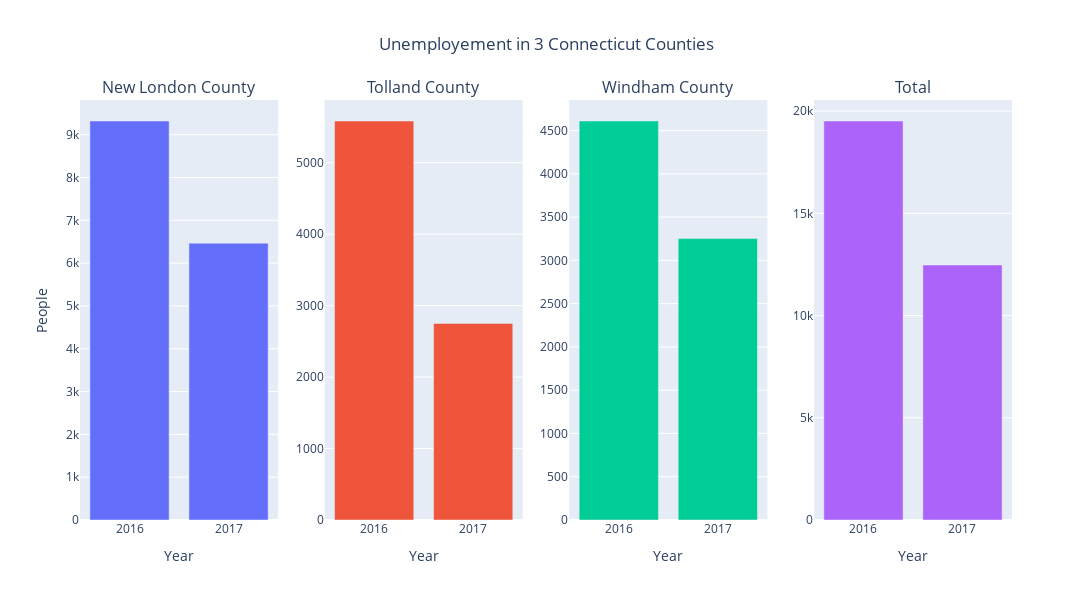

The cell this chart's notebook holds for it:
### Code cell
from plotly.subplots import make_subplots
import plotly.graph_objects as go
fig = make_subplots(rows=1, cols=4, subplot_titles = ['New London County', 'Tolland County', 'Windham County', 'Total'])
fig.add_trace(go.Bar(x=subset5["Years"],y=subset5["Unemployed"]), row=1, col=1)
fig.add_trace(go.Bar(x=subset6["Years"],y=subset6["Unemployed"]), row=1, col=2)
fig.add_trace(go.Bar(x=subset7["Years"],y=subset7["Unemployed"]), row=1, col=3)
fig.add_trace(go.Bar(x=df10["Years"],y=df10["Unemployed"]), row=1, col=4)
fig.update_layout(xaxis_title='Year', xaxis2_title='Year', xaxis3_title='Year',xaxis4_title='Year', yaxis_title='People')
fig.update_layout(xaxis={'nticks': 3}, xaxis2={'nticks': 3},xaxis3={'nticks': 3}, xaxis4={'nticks': 3})
fig.update_layout(height=600, width=1100, title_text="Unemployement in 3 Connecticut Counties", title_x=0.5, showlegend=False)
fig.show()

### Figure 1 — Plotly figure (JSON) as saved in the notebook; plotly's stock layout.template omitted (floating-point values rounded to 4 significant figures)
{"data": [{"type": "bar", "x": [2016, 2017], "xaxis": "x", "y": [9321, 6467], "yaxis": "y"}, {"type": "bar", "x": [2016, 2017], "xaxis": "x2", "y": [5584, 2751], "yaxis": "y2"}, {"type": "bar", "x": [2016, 2017], "xaxis": "x3", "y": [4611, 3252], "yaxis": "y3"}, {"type": "bar", "x": [2016, 2017], "xaxis": "x4", "y": [19516, 12470], "yaxis": "y4"}], "layout": {"annotations": [{"font": {"size": 16}, "showarrow": false, "text": "New London County", "x": 0.1062, "xanchor": "center", "xref": "paper", "y": 1, "yanchor": "bottom", "yref": "paper"}, {"font": {"size": 16}, "showarrow": false, "text": "Tolland County", "x": 0.3688, "xanchor": "center", "xref": "paper", "y": 1, "yanchor": "bottom", "yref": "paper"}, {"font": {"size": 16}, "showarrow": false, "text": "Windham County", "x": 0.6313, "xanchor": "center", "xref": "paper", "y": 1, "yanchor": "bottom", "yref": "paper"}, {"font": {"size": 16}, "showarrow": false, "text": "Total", "x": 0.8938, "xanchor": "center", "xref": "paper", "y": 1, "yanchor": "bottom", "yref": "paper"}], "height": 600, "showlegend": false, "title": {"text": "Unemployement in 3 Connecticut Counties", "x": 0.5}, "width": 1100, "xaxis": {"anchor": "y", "domain": [0, 0.2125], "nticks": 3, "title": {"text": "Year"}}, "xaxis2": {"anchor": "y2", "domain": [0.2625, 0.475], "nticks": 3, "title": {"text": "Year"}}, "xaxis3": {"anchor": "y3", "domain": [0.525, 0.7375], "nticks": 3, "title": {"text": "Year"}}, "xaxis4": {"anchor": "y4", "domain": [0.7875, 1], "nticks": 3, "title": {"text": "Year"}}, "yaxis": {"anchor": "x", "domain": [0, 1], "title": {"text": "People"}}, "yaxis2": {"anchor": "x2", "domain": [0, 1]}, "yaxis3": {"anchor": "x3", "domain": [0, 1]}, "yaxis4": {"anchor": "x4", "domain": [0, 1]}}}
